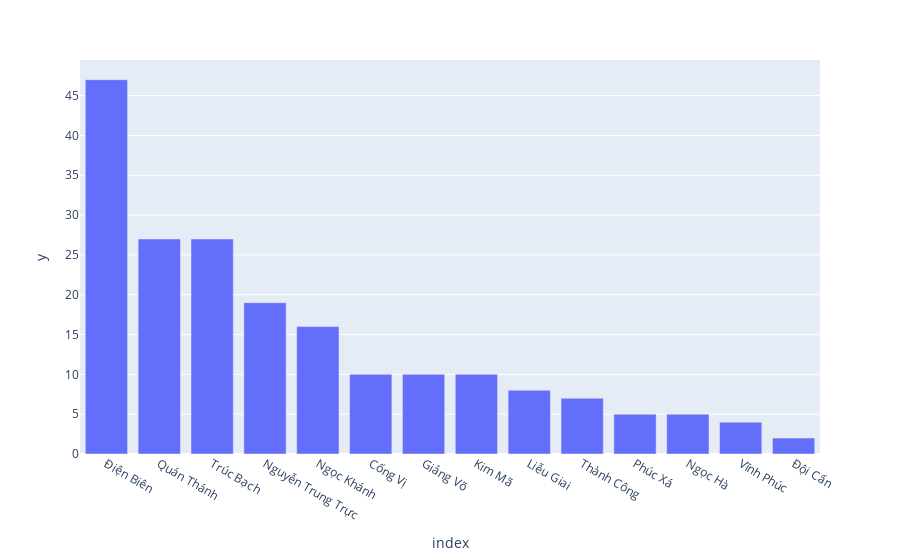

Notebook cell for this chart:
### Code cell
#Count
CountsTotal = []
Ward_Count_Total = new_df['Ward'].value_counts()
for i in range (0, len(Ward_Count_Total)): 
    CountsTotal.append(Ward_Count_Total[i])
px.bar(Ward_Count_Total, y = CountsTotal)

### Figure 1 — Plotly figure (JSON) as saved in the notebook; plotly's stock layout.template omitted (floating-point values rounded to 4 significant figures)
{"data": [{"alignmentgroup": "True", "hovertemplate": "index=%{x}<br>y=%{y}<extra></extra>", "legendgroup": "", "marker": {"color": "#636efa", "pattern": {"shape": ""}}, "name": "", "offsetgroup": "", "orientation": "v", "showlegend": false, "textposition": "auto", "type": "bar", "x": ["Điện Biên", "Quán Thánh", "Trúc Bạch", "Nguyễn Trung Trực", "Ngọc Khánh", "Cống Vị", "Giảng Võ", "Kim Mã", "Liễu Giai", "Thành Công", "Phúc Xá", "Ngọc Hà", "Vĩnh Phúc", "Đội Cấn"], "xaxis": "x", "y": [47, 27, 27, 19, 16, 10, 10, 10, 8, 7, 5, 5, 4, 2], "yaxis": "y"}], "layout": {"barmode": "relative", "legend": {"tracegroupgap": 0}, "margin": {"t": 60}, "xaxis": {"anchor": "y", "domain": [0, 1], "title": {"text": "index"}}, "yaxis": {"anchor": "x", "domain": [0, 1], "title": {"text": "y"}}}}
